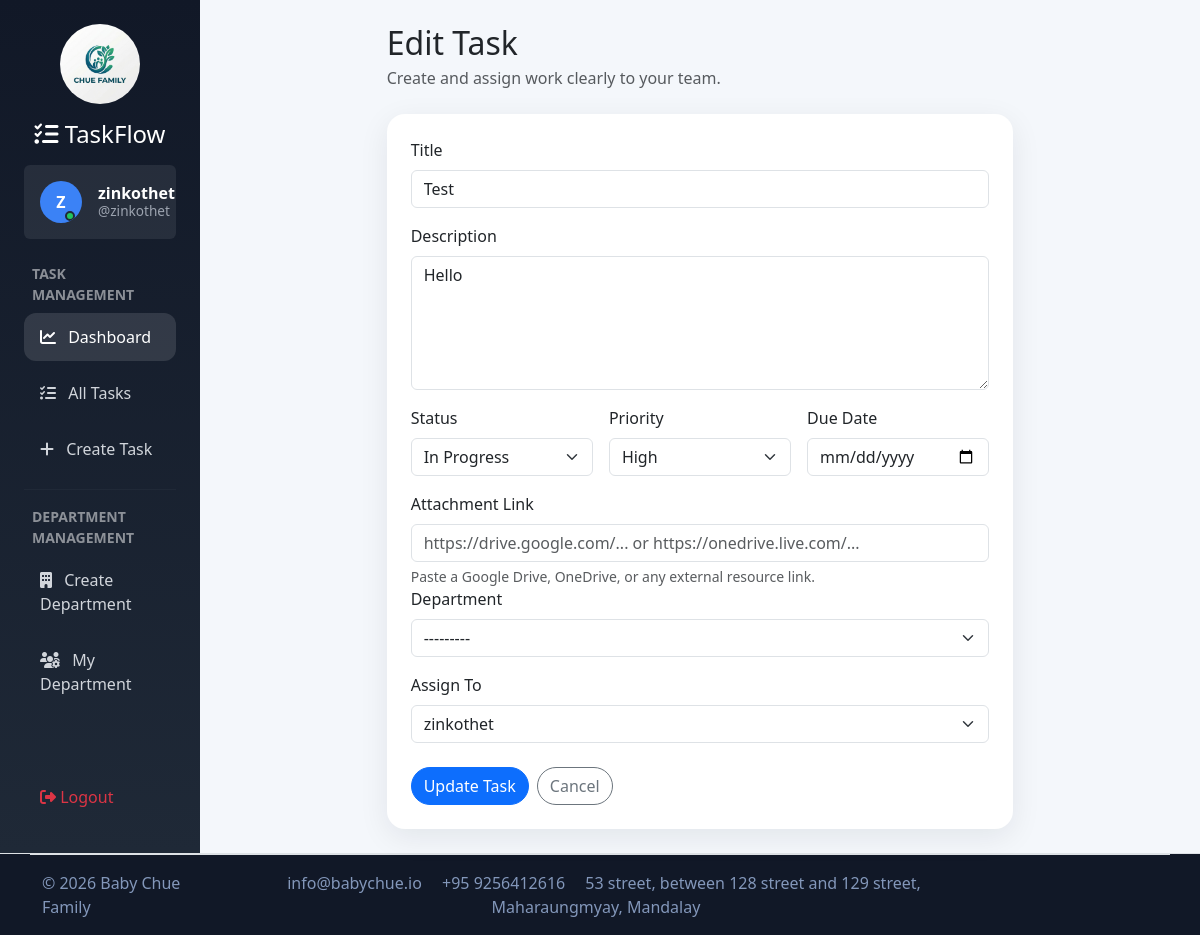
/tasks/2/edit/ (signed in), run on the app's committed database.
### tasks/models.py (models this page shows, shortened)
class Task(models.Model):
    TODO =  'TODO'
    IN_PROGRESS = 'IN_PROGRESS'
    DONE = 'DONE'
    BLOCKED = 'BLOCKED'
    STATUS_CHOICES = (
        (TODO, 'To Do'),
        (IN_PROGRESS, 'In Progress'),
        (DONE, 'Done'),
        (BLOCKED, 'Blocked'),
    )
    LOW = 'LOW'
    MEDIUM = 'MEDIUM'
    HIGH = 'HIGH'
    URGENT = 'URGENT'
    PRIORITY_CHOICES = (
        (LOW, "Low"),
        (MEDIUM, "Medium"),
        (HIGH, "High"),
        (URGENT, "Urgent"),
    )
    title = models.CharField(max_length=200)
    description = models.TextField(blank=True)
    status = models.CharField(max_length=20, choices=STATUS_CHOICES, default=TODO)
    priority = models.CharField(max_length=20, choices=PRIORITY_CHOICES, default=MEDIUM)
    due_date = models.DateField(null=True, blank=True)
    attachment_link = models.URLField(null=True, blank=True, help_text='Optional link to Google Drive, OneDrive, or any external resource')
    department = models.ForeignKey(
        Department,
        on_delete=models.SET_NULL,
        null=True,
        blank=True,
        related_name="tasks",
    )
    assigned_to = models.ForeignKey(
        settings.AUTH_USER_MODEL,
        on_delete=models.SET_NULL,
        null=True,
        blank=True,
        related_name="assigned_tasks",
    )
    created_by = models.ForeignKey(
        settings.AUTH_USER_MODEL,
        on_delete=models.SET_NULL,
        null=True,
        related_name="created_tasks",
    )
    created_at = models.DateTimeField(auto_now_add=True)
    updated_at = models.DateTimeField(auto_now=True)
    class Meta:
        ordering = ['-created_at']

### tasks/views.py (the view)
# urls.py: path("<int:pk>/edit/", views.task_update, name="task_update"),
@login_required
def task_update(request, pk):
    visible_tasks = _visible_tasks_for_user(request.user)
    task = get_object_or_404(visible_tasks, pk=pk)
    if request.method == "POST":
        form = TaskForm(request.POST, instance=task)
        if form.is_valid():
            form.save()
            return redirect(task.get_absolute_url())
    else:
        form = TaskForm(instance=task)
    return render(request, "tasks/task_form.html", {
        "form": form,
        "task": task,
        "page_title": "Edit Task",
        "button_text": "Update Task",
    })

### tasks/views.py (called while the page is built)
def _visible_tasks_for_user(user):
    tasks = Task.objects.select_related("assigned_to", "created_by", "department")
    if user.is_superuser:
        return tasks
    user_department = getattr(getattr(user, "profile", None), "department", None)
    visibility_filter = Q(created_by=user) | Q(assigned_to=user)
    if user_department:
        visibility_filter |= Q(department=user_department)
    return tasks.filter(visibility_filter).distinct()

### tasks/templates/tasks/task_form.html (shortened to what this page needs)
{% extends "tasks/base_tasks.html" %}
{% block content %}
<div class="row justify-content-center">
  <div class="col-lg-8">
    <div class="d-flex justify-content-between align-items-center mb-4">
      <div>
        <h2 class="mb-1">{{ page_title }}</h2>
        <p class="text-muted mb-0">Create and assign work clearly to your team.</p>
      </div>
    </div>
    <div class="card soft-card p-4">
      <form method="post">
        <div class="mb-3">
          <label class="form-label">Title</label>
          {{ form.title }}
        </div>
        <div class="mb-3">
          <label class="form-label">Description</label>
          {{ form.description }}
        </div>
        <div class="row g-3">
          <div class="col-md-4">
            <label class="form-label">Status</label>
            {{ form.status }}
          </div>
          <div class="col-md-4">
            <label class="form-label">Priority</label>
            {{ form.priority }}
          </div>
          <div class="col-md-4">
            <label class="form-label">Due Date</label>
            {{ form.due_date }}
          </div>
        </div>
        <div class="mt-3">
          <label class="form-label">Attachment Link</label>
          {{ form.attachment_link }}
          <div class="form-text">Paste a Google Drive, OneDrive, or any external resource link.</div>
        </div>
        <div class="mb-3">
          <label class="form-label">Department</label>
          {{ form.department }}
        </div>
        <div class="mt-3">
          <label class="form-label">Assign To</label>
          {{ form.assigned_to }}
        </div>
        <div class="mt-4 d-flex gap-2">
          <button type="submit" class="btn btn-primary rounded-pill">{{ button_text }}</button>
          <a href="{% url 'tasks:task_list' %}" class="btn btn-outline-secondary rounded-pill">Cancel</a>
        </div>
      </form>
    </div>
  </div>
</div>
{% endblock %}

### tasks/templates/tasks/base_tasks.html (shortened to what this page needs)
{% load static %}
<!DOCTYPE html>
<html lang="en">
<head>
  <link href="https://cdn.jsdelivr.net/npm/bootstrap@5.3.3/dist/css/bootstrap.min.css" rel="stylesheet">
  <link href="https://cdnjs.cloudflare.com/ajax/libs/font-awesome/6.5.2/css/all.min.css" rel="stylesheet">
</head>
<body>
  <div class="container-fluid">
    <div class="row">
      <div class="col-lg-2 sidebar p-4 d-flex flex-column justify-content-between">
        <div>
          <div class="text-center mb-3">
            <img src="{% static 'images/logo.png' %}" alt="Chue Family Logo"
                style="width:80px; height:80px; object-fit:cover; border-radius:50%;">
          </div>
          <h4 class="mb-3 text-center"><i class="fa-solid fa-list-check"></i> TaskFlow</h4>
          <div class="user-card mb-4 p-3 rounded d-flex align-items-center gap-3">
            <div class="avatar-circle {% cycle 'avatar-blue' 'avatar-green' 'avatar-amber' 'avatar-purple' 'avatar-pink' %}">
              {% if user.profile.image %}
                <img src="{{ user.profile.image.url }}" alt="{{ user.username }} avatar">
              {% else %}
                {{ user.get_full_name|default:user.username|slice:":1"|upper }}
              {% endif %}
              <span class="status-dot"></span>
            </div>
            <div>
              <div class="user-name">{{ user.get_full_name|default:user.username }}</div>
              <div class="user-handle">@{{ user.username }}</div>
            </div>
          </div>
          <div class="mb-3">
            <div class="text-uppercase small fw-semibold text-white-50 mb-2 px-2">Task Management</div>
            <a href="{% url 'tasks:dashboard' %}" class="active">
              <i class="fa-solid fa-chart-line me-2"></i> Dashboard
            </a>
            <a href="{% url 'tasks:task_list' %}">
              <i class="fa-solid fa-list-check me-2"></i> All Tasks
            </a>
            <a href="{% url 'tasks:task_create' %}">
              <i class="fa-solid fa-plus me-2"></i> Create Task
            </a>
          </div>
          <hr style="border-color: rgba(255,255,255,0.12);">
          <div>
            <div class="text-uppercase small fw-semibold text-white-50 mb-2 px-2">Department Management</div>
            <a href="{% url 'tasks:department_create' %}">
              <i class="fa-solid fa-building me-2"></i> Create Department
            </a>
            <a href="{% url 'tasks:profile_department_update' %}">
              <i class="fa-solid fa-users-gear me-2"></i> My Department
            </a>
          </div>
        </div>
        <div>
          <a href="{% url 'account_logout' %}" class="text-danger">
            <i class="fa-solid fa-right-from-bracket"></i> Logout
          </a>
        </div>
      </div>
      <div class="col-lg-10 p-4">
        {% block content %}{% endblock %}
      </div>
    </div>
  </div>
  <footer class="section-footer border-top" style="background:#111827; color:#8397ba;">
    <div class="container">
      <section class="footer-bottom border-top row py-3">
        <div class="col-md-2">
          <p class="text-decoration mb-0">&copy; 2026 Baby Chue Family</p>
        </div>
        <div class="col-md-8 text-md-center">
          <span class="px-2">info@babychue.io</span>
          <span class="px-2">+95 9256412616</span>
          <span class="px-2">53 street, between 128 street and 129 street, Maharaungmyay, Mandalay</span>
        </div>
      </section>
    </div>
  </footer>
</body>
</html>

### tasks/templates/tasks/base_tasks.html (style rules this page uses)
body { background: #f4f7fb; }
.sidebar { min-height: 100vh; background: linear-gradient(180deg, #111827 0%, #1f2937 100%); color: white; }
.sidebar a { color: #d1d5db; text-decoration: none; display: block; padding: 12px 16px; border-radius: 12px; margin-bottom: 8px; }
.sidebar a:hover, .sidebar a.active { background: rgba(255,255,255,0.12); color: white; }
.soft-card { border: 0; border-radius: 18px; box-shadow: 0 8px 30px rgba(15, 23, 42, 0.08); }
.user-card { background: rgba(255,255,255,0.08); }
.avatar-circle { width: 42px; height: 42px; border-radius: 50%; display: flex; align-items: center; justify-content: center; font-weight: 700; color: white; position: relative; overflow: hidden; flex-shrink: 0; }
.avatar-blue { background: #3b82f6; }
.status-dot { width: 10px; height: 10px; border-radius: 50%; background: #22c55e; border: 2px solid #1f2937; position: absolute; right: 7px; bottom: 2px; }
.user-name { color: white; font-weight: 700; line-height: 1.2; }
.user-handle { color: #9ca3af; font-size: 0.85rem; line-height: 1.2; }

### data on the page
Task: title "Test", description "Hello", status "In Progress", priority "High", department "---------", assigned_to "zinkothet"

### other printed values
{{ user.get_full_name|default:user.username|slice:":1"|upper }} "Z"
{{ user.get_full_name|default:user.username }} "zinkothet"
{{ user.username }} "zinkothet"
{{ page_title }} "Edit Task"
{{ button_text }} "Update Task"
